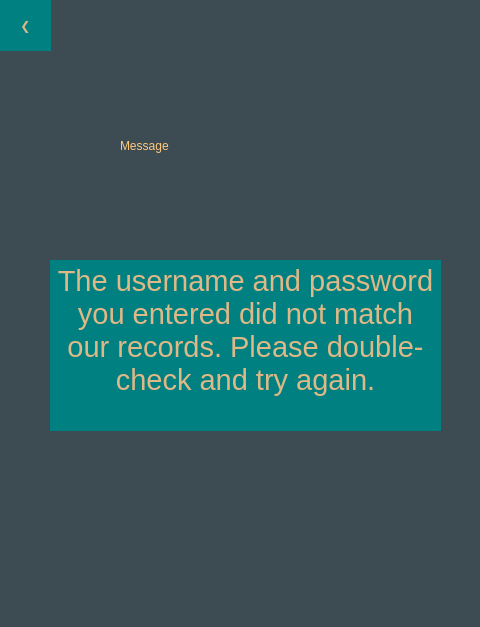
<?xml version="1.0" encoding="UTF-8"?>
<ui version="4.0">
 <class>Dialog</class>
 <widget class="QDialog" name="Dialog">
  <property name="geometry">
   <rect>
    <x>0</x>
    <y>0</y>
    <width>480</width>
    <height>627</height>
   </rect>
  </property>
  <property name="windowTitle">
   <string>Dialog</string>
  </property>
  <property name="styleSheet">
   <string notr="true">background-color: rgb(61, 75, 82);</string>
  </property>
  <widget class="QLabel" name="label">
   <property name="geometry">
    <rect>
     <x>120</x>
     <y>100</y>
     <width>231</width>
     <height>91</height>
    </rect>
   </property>
   <property name="styleSheet">
    <string notr="true">color:rgb(255, 201, 126);
font:42pt &quot;Microsoft JhengHei UI Light&quot;;
</string>
   </property>
   <property name="text">
    <string>Message</string>
   </property>
  </widget>
  <widget class="QTextEdit" name="textEdit">
   <property name="enabled">
    <bool>false</bool>
   </property>
   <property name="geometry">
    <rect>
     <x>50</x>
     <y>260</y>
     <width>391</width>
     <height>171</height>
    </rect>
   </property>
   <property name="styleSheet">
    <string notr="true">background-color: rgb(0, 128, 128);
font: 25 22pt &quot;Microsoft YaHei UI Light&quot;;
color: rgb(222, 184, 135);
border-style: dotted;
gridline-color: rgb(255, 255, 255);
alternate-background-color: rgb(255, 255, 255);</string>
   </property>
   <property name="html">
    <string>&lt;!DOCTYPE HTML PUBLIC &quot;-//W3C//DTD HTML 4.0//EN&quot; &quot;http://www.w3.org/TR/REC-html40/strict.dtd&quot;&gt;
&lt;html&gt;&lt;head&gt;&lt;meta name=&quot;qrichtext&quot; content=&quot;1&quot; /&gt;&lt;style type=&quot;text/css&quot;&gt;
p, li { white-space: pre-wrap; }
&lt;/style&gt;&lt;/head&gt;&lt;body style=&quot; font-family:'Microsoft YaHei UI Light'; font-size:22pt; font-weight:24; font-style:normal;&quot;&gt;
&lt;p align=&quot;center&quot; style=&quot; margin-top:0px; margin-bottom:0px; margin-left:0px; margin-right:0px; -qt-block-indent:0; text-indent:0px;&quot;&gt;The username and password you entered did not match our records. Please double-check and try again.&lt;/p&gt;&lt;/body&gt;&lt;/html&gt;</string>
   </property>
  </widget>
  <widget class="QPushButton" name="backtocreat">
   <property name="geometry">
    <rect>
     <x>0</x>
     <y>0</y>
     <width>51</width>
     <height>51</height>
    </rect>
   </property>
   <property name="styleSheet">
    <string notr="true">QPushButton{background-color: rgb(0, 128, 128);
font: 25 22pt &quot;Microsoft YaHei UI Light&quot;;
color: rgb(222, 184, 135);
border-style: dotted;
gridline-color: rgb(255, 255, 255);
alternate-background-color: rgb(255, 255, 255);}
QPushButton:hover{background-color:rgb(241, 241, 241);
font: 25 22pt &quot;Microsoft YaHei UI Light&quot;;
color: rgb(222, 184, 135);
border-style: dotted;
gridline-color: rgb(255, 255, 255);
alternate-background-color: rgb(255, 255, 255);}</string>
   </property>
   <property name="text">
    <string>❮</string>
   </property>
  </widget>
 </widget>
 <resources/>
 <connections/>
</ui>
